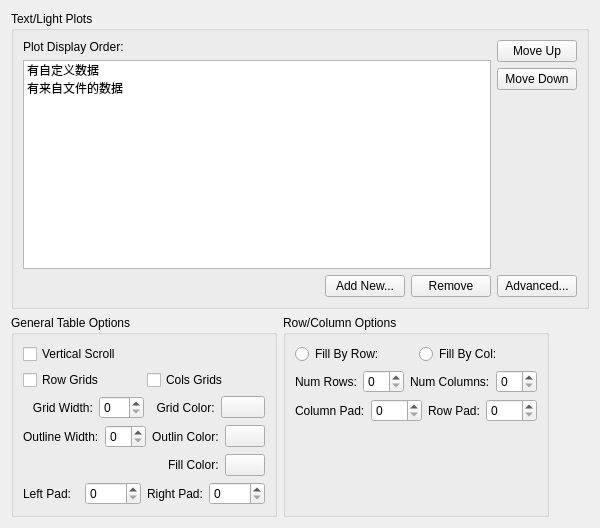
       <widget class="QWidget" name="page_13">
        <layout class="QVBoxLayout" name="verticalLayout_47" stretch="5,2">
         <item>
          <widget class="QGroupBox" name="groupBox_27">
           <property name="title">
            <string>Text/Light Plots</string>
           </property>
           <layout class="QVBoxLayout" name="verticalLayout_44">
            <item>
             <layout class="QHBoxLayout" name="horizontalLayout_89">
              <item>
               <layout class="QVBoxLayout" name="verticalLayout_43">
                <item>
                 <widget class="QLabel" name="label_104">
                  <property name="text">
                   <string>Plot Display Order:</string>
                  </property>
                 </widget>
                </item>
                <item>
                 <widget class="QListWidget" name="listWidget_textLightPlots">
                  <item>
                   <property name="text">
                    <string>有自定义数据</string>
                   </property>
                  </item>
                  <item>
                   <property name="text">
                    <string>有来自文件的数据</string>
                   </property>
                  </item>
                 </widget>
                </item>
               </layout>
              </item>
              <item>
               <layout class="QVBoxLayout" name="verticalLayout_42">
                <item>
                 <widget class="QPushButton" name="pushButton_66">
                  <property name="text">
                   <string>Move Up</string>
                  </property>
                 </widget>
                </item>
                <item>
                 <widget class="QPushButton" name="pushButton_67">
                  <property name="text">
                   <string>Move Down</string>
                  </property>
                 </widget>
                </item>
                <item>
                 <spacer name="verticalSpacer_14">
                  <property name="orientation">
                   <enum>Qt::Vertical</enum>
                  </property>
                  <property name="sizeHint" stdset="0">
                   <size>
                    <width>20</width>
                    <height>40</height>
                   </size>
                  </property>
                 </spacer>
                </item>
               </layout>
              </item>
             </layout>
            </item>
            <item>
             <layout class="QHBoxLayout" name="horizontalLayout_90">
              <item>
               <spacer name="horizontalSpacer_59">
                <property name="orientation">
                 <enum>Qt::Horizontal</enum>
                </property>
                <property name="sizeHint" stdset="0">
                 <size>
                  <width>40</width>
                  <height>20</height>
                 </size>
                </property>
               </spacer>
              </item>
              <item>
               <widget class="QPushButton" name="pushButton_68">
                <property name="text">
                 <string>Add New...</string>
                </property>
               </widget>
              </item>
              <item>
               <widget class="QPushButton" name="pushButton_69">
                <property name="text">
                 <string>Remove</string>
                </property>
               </widget>
              </item>
              <item>
               <widget class="QPushButton" name="pushButton_70">
                <property name="text">
                 <string>Advanced...</string>
                </property>
               </widget>
              </item>
             </layout>
            </item>
           </layout>
          </widget>
         </item>
         <item>
          <layout class="QHBoxLayout" name="horizontalLayout_100">
           <item>
            <widget class="QGroupBox" name="groupBox_28">
             <property name="title">
              <string>General Table Options</string>
             </property>
             <layout class="QVBoxLayout" name="verticalLayout_45">
              <item>
               <layout class="QHBoxLayout" name="horizontalLayout_91">
                <item>
                 <widget class="QCheckBox" name="checkBox_29">
                  <property name="text">
                   <string>Vertical Scroll</string>
                  </property>
                 </widget>
                </item>
                <item>
                 <spacer name="horizontalSpacer_60">
                  <property name="orientation">
                   <enum>Qt::Horizontal</enum>
                  </property>
                  <property name="sizeHint" stdset="0">
                   <size>
                    <width>40</width>
                    <height>20</height>
                   </size>
                  </property>
                 </spacer>
                </item>
               </layout>
              </item>
              <item>
               <layout class="QHBoxLayout" name="horizontalLayout_92">
                <item>
                 <widget class="QCheckBox" name="checkBox_30">
                  <property name="text">
                   <string>Row Grids</string>
                  </property>
                 </widget>
                </item>
                <item>
                 <widget class="QCheckBox" name="checkBox_31">
                  <property name="text">
                   <string>Cols Grids</string>
                  </property>
                 </widget>
                </item>
               </layout>
              </item>
              <item>
               <layout class="QHBoxLayout" name="horizontalLayout_95">
                <item>
                 <widget class="QLabel" name="label_105">
                  <property name="text">
                   <string>   Grid Width:</string>
                  </property>
                 </widget>
                </item>
                <item>
                 <widget class="QSpinBox" name="spinBox_10"/>
                </item>
                <item>
                 <widget class="QLabel" name="label_107">
                  <property name="text">
                   <string>  Grid Color:</string>
                  </property>
                 </widget>
                </item>
                <item>
                 <widget class="QPushButton" name="pushButton_71">
                  <property name="text">
                   <string/>
                  </property>
                 </widget>
                </item>
               </layout>
              </item>
              <item>
               <layout class="QHBoxLayout" name="horizontalLayout_94">
                <item>
                 <widget class="QLabel" name="label_106">
                  <property name="text">
                   <string>Outline Width:</string>
                  </property>
                 </widget>
                </item>
                <item>
                 <widget class="QSpinBox" name="spinBox_11"/>
                </item>
                <item>
                 <widget class="QLabel" name="label_108">
                  <property name="text">
                   <string>Outlin Color:</string>
                  </property>
                 </widget>
                </item>
                <item>
                 <widget class="QPushButton" name="pushButton_72">
                  <property name="text">
                   <string/>
                  </property>
                 </widget>
                </item>
               </layout>
              </item>
              <item>
               <layout class="QHBoxLayout" name="horizontalLayout_93">
                <item>
                 <spacer name="horizontalSpacer_61">
                  <property name="orientation">
                   <enum>Qt::Horizontal</enum>
                  </property>
                  <property name="sizeHint" stdset="0">
                   <size>
                    <width>40</width>
                    <height>20</height>
                   </size>
                  </property>
                 </spacer>
                </item>
                <item>
                 <widget class="QLabel" name="label_109">
                  <property name="text">
                   <string>Fill Color:</string>
                  </property>
                 </widget>
                </item>
                <item>
                 <widget class="QPushButton" name="pushButton_73">
                  <property name="text">
                   <string/>
                  </property>
                 </widget>
                </item>
               </layout>
              </item>
              <item>
               <layout class="QHBoxLayout" name="horizontalLayout_96">
                <item>
                 <widget class="QLabel" name="label_110">
                  <property name="text">
                   <string>Left Pad:</string>
                  </property>
                 </widget>
                </item>
                <item>
                 <widget class="QSpinBox" name="spinBox_12"/>
                </item>
                <item>
                 <widget class="QLabel" name="label_111">
                  <property name="text">
                   <string>Right Pad:</string>
                  </property>
                 </widget>
                </item>
                <item>
                 <widget class="QSpinBox" name="spinBox_13"/>
                </item>
               </layout>
              </item>
             </layout>
            </widget>
           </item>
           <item>
            <widget class="QGroupBox" name="groupBox_29">
             <property name="title">
              <string>Row/Column Options</string>
             </property>
             <layout class="QVBoxLayout" name="verticalLayout_46">
              <item>
               <layout class="QHBoxLayout" name="horizontalLayout_97">
                <item>
                 <widget class="QRadioButton" name="radioButton_3">
                  <property name="text">
                   <string>Fill By Row:</string>
                  </property>
                 </widget>
                </item>
                <item>
                 <widget class="QRadioButton" name="radioButton_4">
                  <property name="layoutDirection">
                   <enum>Qt::LeftToRight</enum>
                  </property>
                  <property name="text">
                   <string>Fill By Col:</string>
                  </property>
                 </widget>
                </item>
               </layout>
              </item>
              <item>
               <layout class="QHBoxLayout" name="horizontalLayout_98">
                <item>
                 <widget class="QLabel" name="label_112">
                  <property name="text">
                   <string>Num Rows:</string>
                  </property>
                 </widget>
                </item>
                <item>
                 <widget class="QSpinBox" name="spinBox_14"/>
                </item>
                <item>
                 <widget class="QLabel" name="label_113">
                  <property name="text">
                   <string>Num Columns:</string>
                  </property>
                 </widget>
                </item>
                <item>
                 <widget class="QSpinBox" name="spinBox_15"/>
                </item>
               </layout>
              </item>
              <item>
               <layout class="QHBoxLayout" name="horizontalLayout_99">
                <item>
                 <widget class="QLabel" name="label_114">
                  <property name="text">
                   <string>Column Pad:</string>
                  </property>
                 </widget>
                </item>
                <item>
                 <widget class="QSpinBox" name="spinBox_16"/>
                </item>
                <item>
                 <widget class="QLabel" name="label_115">
                  <property name="text">
                   <string>Row Pad:</string>
                  </property>
                 </widget>
                </item>
                <item>
                 <widget class="QSpinBox" name="spinBox_17"/>
                </item>
               </layout>
              </item>
              <item>
               <spacer name="verticalSpacer_15">
                <property name="orientation">
                 <enum>Qt::Vertical</enum>
                </property>
                <property name="sizeHint" stdset="0">
                 <size>
                  <width>20</width>
                  <height>100</height>
                 </size>
                </property>
               </spacer>
              </item>
             </layout>
            </widget>
           </item>
           <item>
            <spacer name="horizontalSpacer_62">
             <property name="orientation">
              <enum>Qt::Horizontal</enum>
             </property>
             <property name="sizeHint" stdset="0">
              <size>
               <width>40</width>
               <height>20</height>
              </size>
             </property>
            </spacer>
           </item>
          </layout>
         </item>
        </layout>
       </widget>
